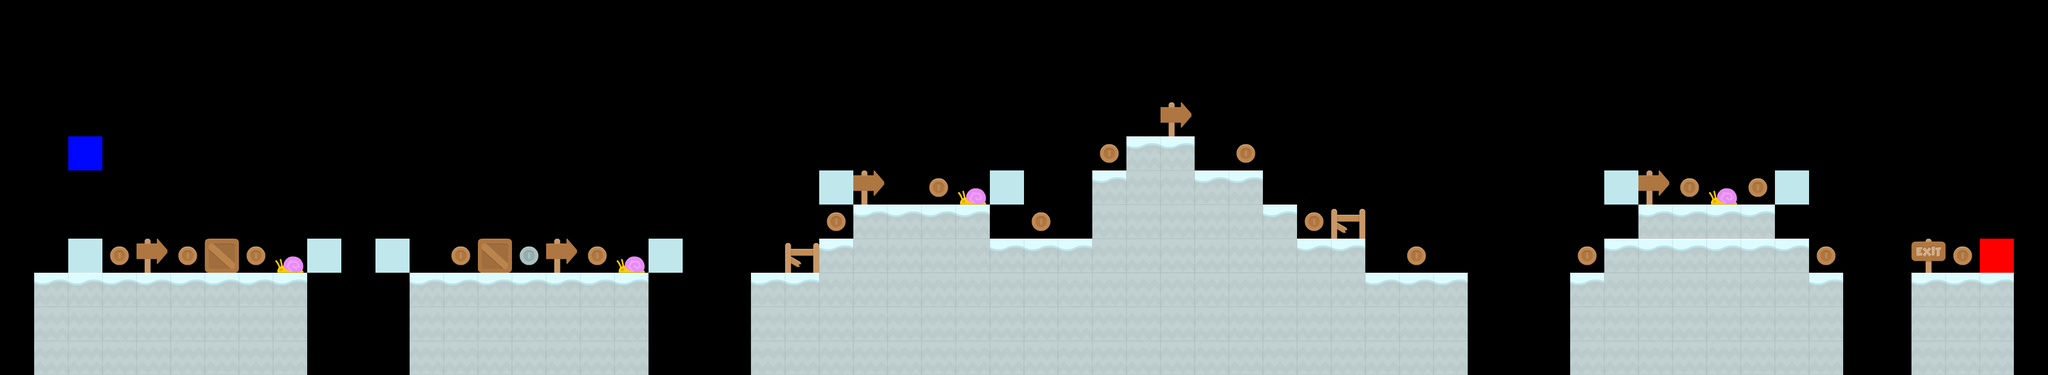

A level layout from a 2D game, rendered from its tile map. Below: a short description, then the map file with tile-grid data replaced by summaries:
An orthogonal 60x11 tile map with 64x64 px tiles, 8 tile layers (block, tile, coin, constant, ...), 7 tilesets.

<map version="1.9" tiledversion="1.9.2" orientation="orthogonal" renderorder="right-down" width="60" height="11" tilewidth="64" tileheight="64" infinite="0" nextlayerid="12" nextobjectid="1">
 <editorsettings>
  <export target="../level/2/level_2.csv" format="csv" />
 </editorsettings>
 <tileset firstgid="1" source="french_tiles.tsx" />
 <tileset firstgid="6" source="snow_tiles.tsx" />
 <tileset firstgid="18" source="coin_tiles.tsx" />
 <tileset firstgid="21" source="checkpoint_enemy.tsx" />
 <tileset firstgid="23" source="checkpoint_player.tsx" />
 <tileset firstgid="25" source="box.tsx" />
 <tileset firstgid="26" source="../tiled/block.tsx" />
 <layer id="11" name="block" width="60" height="11">
  <data>[660 cells, 22 non-empty, 1 distinct tile ids]</data>
 </layer>
 <layer id="1" name="tile" width="60" height="11">
  <data>[660 cells, 184 non-empty, 2 distinct tile ids]</data>
 </layer>
 <layer id="2" name="coin" width="60" height="11">
  <data>[660 cells, 18 non-empty, 2 distinct tile ids]</data>
 </layer>
 <layer id="3" name="constant" width="60" height="11">
  <data>[660 cells, 8 non-empty, 1 distinct tile ids]</data>
 </layer>
 <layer id="4" name="enemy" width="60" height="11">
  <data>[660 cells, 4 non-empty, 1 distinct tile ids]</data>
 </layer>
 <layer id="5" name="player" width="60" height="11">
  <data>[660 cells, 2 non-empty, 2 distinct tile ids]</data>
 </layer>
 <layer id="6" name="french" width="60" height="11">
  <data>[660 cells, 8 non-empty, 3 distinct tile ids]</data>
 </layer>
 <layer id="7" name="crate" width="60" height="11">
  <data>[660 cells, 2 non-empty, 1 distinct tile ids]</data>
 </layer>
</map>